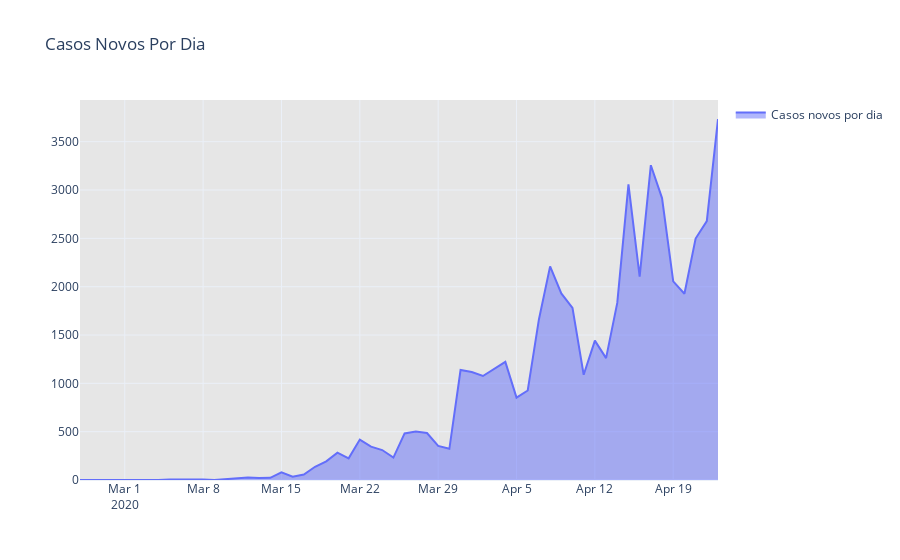

This figure's notebook cell:
### Code cell
from datetime import datetime
now = datetime.now()
fig2 = go.Figure()
    
fig2.add_trace(go.Scatter(x = casosNovosDia.data, y = casosNovosDia['casosNovos'], name="Casos novos por dia",fill='tonexty'))


fig2.update_layout(title='Casos Novos Por Dia',
                   plot_bgcolor='rgb(230, 230,230)',
                   showlegend=True, template="plotly_white",
)

fig2.show()
plotly.offline.plot(fig2, filename='HTML/NovosCasosBrasilDia.html', auto_open=False)

### Figure 1 — Plotly figure (JSON) as saved in the notebook; plotly's stock layout.template omitted (floating-point values rounded to 4 significant figures)
{"data": [{"fill": "tonexty", "name": "Casos novos por dia", "type": "scatter", "x": ["2020-02-26", "2020-02-27", "2020-02-28", "2020-02-29", "2020-03-01", "2020-03-02", "2020-03-03", "2020-03-04", "2020-03-05", "2020-03-06", "2020-03-07", "2020-03-08", "2020-03-09", "2020-03-10", "2020-03-11", "2020-03-12", "2020-03-13", "2020-03-14", "2020-03-15", "2020-03-16", "2020-03-17", "2020-03-18", "2020-03-19", "2020-03-20", "2020-03-21", "2020-03-22", "2020-03-23", "2020-03-24", "2020-03-25", "2020-03-26", "2020-03-27", "2020-03-28", "2020-03-29", "2020-03-30", "2020-03-31", "2020-04-01", "2020-04-02", "2020-04-03", "2020-04-04", "2020-04-05", "2020-04-06", "2020-04-07", "2020-04-08", "2020-04-09", "2020-04-10", "2020-04-11", "2020-04-12", "2020-04-13", "2020-04-14", "2020-04-15", "2020-04-16", "2020-04-17", "2020-04-18", "2020-04-19", "2020-04-20", "2020-04-21", "2020-04-22", "2020-04-23"], "y": [1, 0, 0, 1, 0, 0, 0, 1, 4, 6, 6, 6, 0, 9, 18, 25, 21, 23, 79, 34, 57, 137, 193, 283, 224, 418, 345, 310, 232, 482, 502, 486, 353, 323, 1138, 1117, 1076, 1146, 1222, 852, 926, 1661, 2210, 1930, 1781, 1089, 1442, 1261, 1832, 3058, 2105, 3257, 2917, 2055, 1927, 2498, 2678, 3735]}], "layout": {"plot_bgcolor": "rgb(230, 230,230)", "showlegend": true, "title": {"text": "Casos Novos Por Dia"}}}
